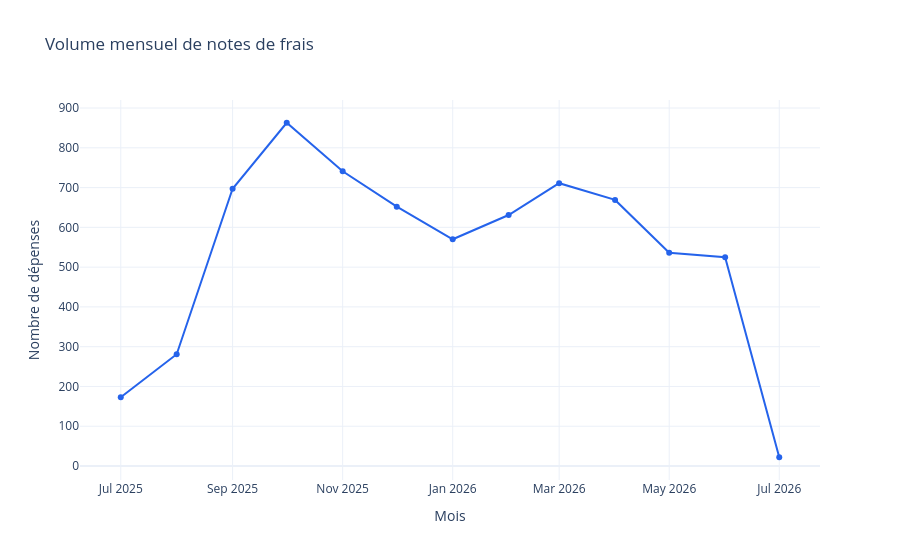

The notebook cell saved with this chart:
### Code cell
volume_mensuel = (
    df_audit.assign(Mois=df_audit["Date"].dt.to_period("M").astype(str))
    .groupby("Mois", as_index=False)
    .size()
    .rename(columns={"size": "Nombre de dépenses"})
)
fig_periode = px.line(
    volume_mensuel,
    x="Mois",
    y="Nombre de dépenses",
    markers=True,
    title="Volume mensuel de notes de frais",
    color_discrete_sequence=[COULEURS[0]],
)
fig_periode

### Figure 1 — Plotly figure (JSON) as saved in the notebook; plotly's stock layout.template omitted (floating-point values rounded to 4 significant figures)
{"data": [{"hovertemplate": "Mois=%{x}<br>Nombre de dépenses=%{y}<extra></extra>", "legendgroup": "", "line": {"color": "#2563EB", "dash": "solid"}, "marker": {"symbol": "circle"}, "mode": "lines+markers", "name": "", "orientation": "v", "showlegend": false, "type": "scatter", "x": ["2025-07", "2025-08", "2025-09", "2025-10", "2025-11", "2025-12", "2026-01", "2026-02", "2026-03", "2026-04", "2026-05", "2026-06", "2026-07"], "xaxis": "x", "y": [173, 281, 697, 863, 741, 652, 570, 631, 711, 669, 536, 525, 22], "yaxis": "y"}], "layout": {"legend": {"tracegroupgap": 0}, "title": {"text": "Volume mensuel de notes de frais"}, "xaxis": {"anchor": "y", "domain": [0, 1], "title": {"text": "Mois"}}, "yaxis": {"anchor": "x", "domain": [0, 1], "title": {"text": "Nombre de dépenses"}}}}
